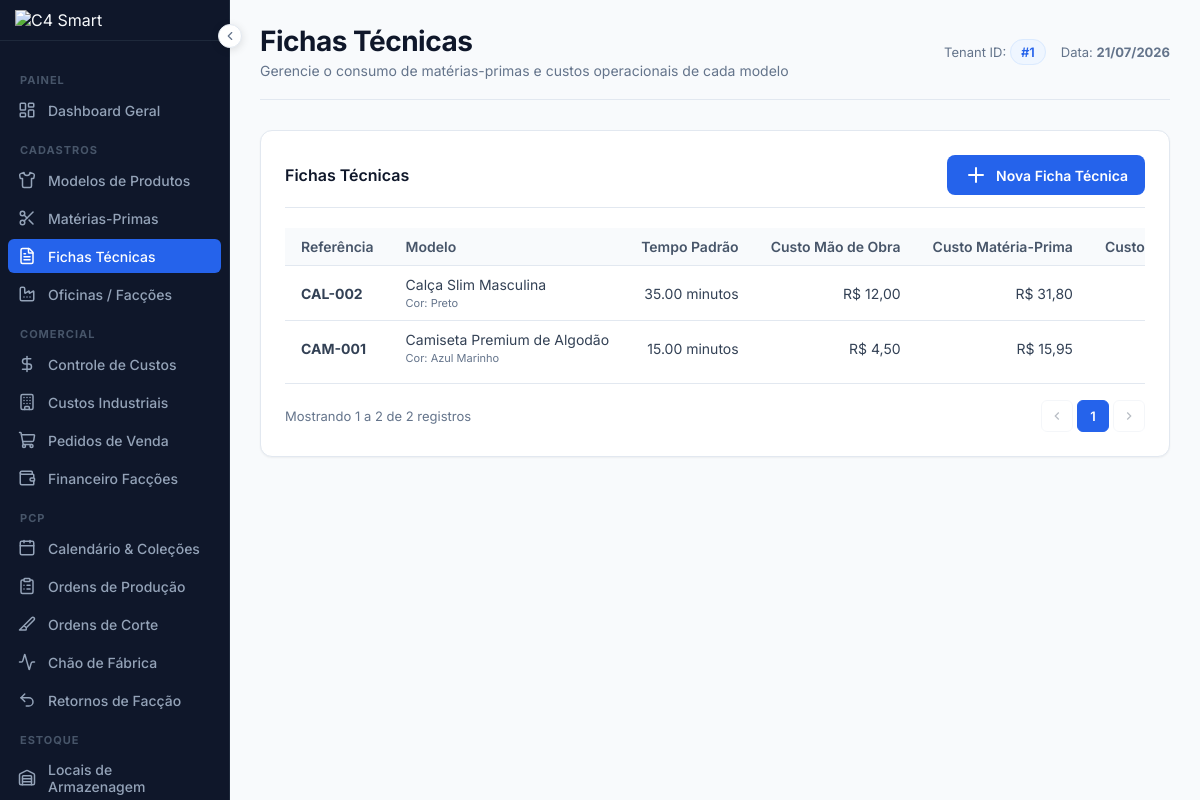
/fichas (signed in), run on the app's committed database.
### tables this page shows
CREATE TABLE IF NOT EXISTS `fichas_tecnicas` (
  `id` INT AUTO_INCREMENT PRIMARY KEY,
  `tenant_id` INT NOT NULL,
  `produto_modelo_id` INT NOT NULL UNIQUE,
  `tempo_padrao` DECIMAL(10, 2) NOT NULL DEFAULT 0.00,  
  `custo_mao_obra` DECIMAL(10, 2) NOT NULL DEFAULT 0.00,  
  `folga_necessidades` DECIMAL(5, 2) NOT NULL DEFAULT 5.00,
  `folga_fadiga` DECIMAL(5, 2) NOT NULL DEFAULT 5.00,
  `folga_atrasos` DECIMAL(5, 2) NOT NULL DEFAULT 5.00,
  `folga_total` DECIMAL(5, 2) NOT NULL DEFAULT 15.00,
  `criado_em` TIMESTAMP DEFAULT CURRENT_TIMESTAMP,
  CONSTRAINT `fk_fichas_tenant` FOREIGN KEY (`tenant_id`) REFERENCES `tenants` (`id`) ON DELETE CASCADE,
  CONSTRAINT `fk_fichas_produto` FOREIGN KEY (`produto_modelo_id`) REFERENCES `produtos_modelos` (`id`) ON DELETE CASCADE
);

CREATE TABLE IF NOT EXISTS `produtos_modelos` (
  `id` INT AUTO_INCREMENT PRIMARY KEY,
  `tenant_id` INT NOT NULL,
  `nome` VARCHAR(255) NOT NULL,
  `referencia` VARCHAR(100) NOT NULL,
  `categoria` VARCHAR(100) NOT NULL,
  `imagem` VARCHAR(255) NULL,
  `grade_tamanhos` VARCHAR(100) NOT NULL DEFAULT 'P,M,G,GG',
  `cor` VARCHAR(50) NOT NULL,
  `status` ENUM('ativo', 'inativo') NOT NULL DEFAULT 'ativo',
  `criado_em` TIMESTAMP DEFAULT CURRENT_TIMESTAMP,
  CONSTRAINT `fk_produtos_tenant` FOREIGN KEY (`tenant_id`) REFERENCES `tenants` (`id`) ON DELETE CASCADE,
  INDEX `idx_produtos_tenant` (`tenant_id`)
);

### app/Views/fichas/index.php (the view, shortened to what the rows shown need)
<?php require __DIR__ . '/../layouts/header.php'; ?>
<div class="card-box">
    <div class="table-responsive">
        <table class="table-custom">
            <thead>
                <tr>
                    <th>Referência</th>
                    <th>Modelo</th>
                    <th class="text-right">Tempo Padrão</th>
                    <th class="text-right">Custo Mão de Obra</th>
                    <th class="text-right">Custo Matéria-Prima</th>
                    <th class="text-right">Custo Total Estimado</th>
                </tr>
            </thead>
            <tbody>
                <?php if (empty($fichas)): ?>
                    <tr>
                        <td colspan="8" class="empty-state">
                            <i data-lucide="file-text" style="width:32px;height:32px;"></i>
                            <p>Nenhuma ficha técnica cadastrada ainda.</p>
                        </td>
                    </tr>
                <?php else: ?>
                    <?php foreach ($fichas as $f): ?>
                        <tr>
                            <td><strong><?= htmlspecialchars($f['referencia']) ?></strong></td>
                            <td>
                                <div><?= htmlspecialchars($f['modelo_nome']) ?></div>
                                <span style="font-size:11px;color:var(--muted);">Cor: <?= htmlspecialchars($f['cor']) ?></span>
                            </td>
                            <td class="text-right"><?= htmlspecialchars($f['tempo_padrao']) ?> minutos</td>
                            <td class="text-right">R$ <?= number_format($f['custo_mao_obra'], 2, ',', '.') ?></td>
                            <td class="text-right">R$ <?= number_format($f['custo_materia_prima'], 2, ',', '.') ?></td>
                            <td class="text-right" style="font-weight: 700; color: var(--primary);">R$
                                <?= number_format($f['custo_total_estimado'], 2, ',', '.') ?></td>
                        </tr>
                    <?php endforeach; ?>
                <?php endif; ?>
            </tbody>
        </table>
    </div>
    <?php require __DIR__ . '/../layouts/pagination.php'; ?>
</div>
<?php require __DIR__ . '/../layouts/footer.php'; ?>

### app/Views/layouts/pagination.php (shortened to what the rows shown need)
<?php
    $pParam = $pageParamName ?? 'page';
    if (!empty($pagination) && isset($pagination['total']) && $pagination['total'] > 0):
?>
<div class="pagination-wrapper">
    <div class="pagination-info">
        Mostrando <?= (($pagination['currentPage'] - 1) * $pagination['perPage']) + 1 ?>
        a <?= min($pagination['currentPage'] * $pagination['perPage'], $pagination['total']) ?>
        de <?= $pagination['total'] ?> registros
    </div>
    <nav class="pagination-nav" aria-label="Navegação por páginas">
        <?php
            $params = $_GET;
            unset($params[$pParam]);
            $queryBase = !empty($params) ? '?' . http_build_query($params) . '&' : '?';
        ?>
        <?php if ($pagination['currentPage'] > 1): ?>
            <a href="<?= $queryBase ?><?= $pParam ?>=<?= $pagination['currentPage'] - 1 ?>" class="page-btn page-prev" title="Anterior">
                <svg width="14" height="14" viewBox="0 0 24 24" fill="none" stroke="currentColor" stroke-width="2"><polyline points="15 18 9 12 15 6"/></svg>
            </a>
        <?php else: ?>
            <span class="page-btn page-prev disabled">
                <svg width="14" height="14" viewBox="0 0 24 24" fill="none" stroke="currentColor" stroke-width="2"><polyline points="15 18 9 12 15 6"/></svg>
            </span>
        <?php endif; ?>
        <?php
            $start = max(1, $pagination['currentPage'] - 2);
            $end   = min($pagination['totalPages'], $pagination['currentPage'] + 2);
        ?>
        <?php for ($i = $start; $i <= $end; $i++): ?>
            <?php if ($i === $pagination['currentPage']): ?>
                <span class="page-btn active"><?= $i ?></span>
            <?php else: ?>
                <a href="<?= $queryBase ?><?= $pParam ?>=<?= $i ?>" class="page-btn"><?= $i ?></a>
            <?php endif; ?>
        <?php endfor; ?>
        <?php if ($pagination['currentPage'] < $pagination['totalPages']): ?>
            <a href="<?= $queryBase ?><?= $pParam ?>=<?= $pagination['currentPage'] + 1 ?>" class="page-btn page-next" title="Próximo">
                <svg width="14" height="14" viewBox="0 0 24 24" fill="none" stroke="currentColor" stroke-width="2"><polyline points="9 18 15 12 9 6"/></svg>
            </a>
        <?php else: ?>
            <span class="page-btn page-next disabled">
                <svg width="14" height="14" viewBox="0 0 24 24" fill="none" stroke="currentColor" stroke-width="2"><polyline points="9 18 15 12 9 6"/></svg>
            </span>
        <?php endif; ?>
    </nav>
</div>
<?php
    endif;
?>

### data on the page
fichas_tecnicas: produto_modelo.referencia "CAL-002", produto_modelo.nome "Calça Slim Masculina", produto_modelo.cor "Preto", tempo_padrao "35.00", custo_mao_obra "12,00", custo_materia_prima "31,80", tenant "1", tenant "2"
fichas_tecnicas: produto_modelo.referencia "CAM-001", produto_modelo.nome "Camiseta Premium de Algodão", produto_modelo.cor "Azul Marinho", tempo_padrao "15.00", custo_mao_obra "4,50", custo_materia_prima "15,95"

### other printed values
$title "Fichas Técnicas"
$subtitle "Gerencie o consumo de matérias-primas e custos operacionais de cada modelo"
$_SESSION['tenant_id'] "1"
$pagination['total'] "2"
